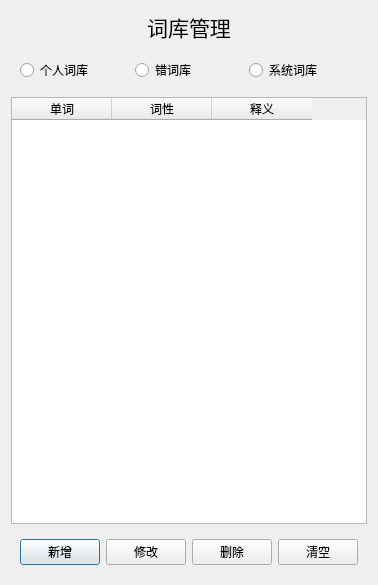
<?xml version="1.0" encoding="UTF-8"?>
<ui version="4.0">
 <class>viewLib</class>
 <widget class="QDialog" name="viewLib">
  <property name="geometry">
   <rect>
    <x>0</x>
    <y>0</y>
    <width>374</width>
    <height>585</height>
   </rect>
  </property>
  <property name="windowTitle">
   <string>词库</string>
  </property>
  <layout class="QVBoxLayout" name="verticalLayout">
   <item>
    <widget class="QLabel" name="label">
     <property name="font">
      <font>
       <pointsize>16</pointsize>
      </font>
     </property>
     <property name="text">
      <string>词库管理</string>
     </property>
     <property name="alignment">
      <set>Qt::AlignCenter</set>
     </property>
    </widget>
   </item>
   <item>
    <widget class="QWidget" name="widget_2" native="true">
     <layout class="QHBoxLayout" name="horizontalLayout_2">
      <item>
       <widget class="QRadioButton" name="personalL">
        <property name="text">
         <string>个人词库</string>
        </property>
       </widget>
      </item>
      <item>
       <widget class="QRadioButton" name="wrongL">
        <property name="text">
         <string>错词库</string>
        </property>
       </widget>
      </item>
      <item>
       <widget class="QRadioButton" name="defaultL">
        <property name="text">
         <string>系统词库</string>
        </property>
       </widget>
      </item>
     </layout>
    </widget>
   </item>
   <item>
    <widget class="QTableWidget" name="tableWidget">
     <column>
      <property name="text">
       <string>单词</string>
      </property>
     </column>
     <column>
      <property name="text">
       <string>词性</string>
      </property>
     </column>
     <column>
      <property name="text">
       <string>释义</string>
      </property>
     </column>
    </widget>
   </item>
   <item>
    <widget class="QWidget" name="widget" native="true">
     <layout class="QHBoxLayout" name="horizontalLayout">
      <item>
       <widget class="QPushButton" name="AddBtn">
        <property name="text">
         <string>新增</string>
        </property>
       </widget>
      </item>
      <item>
       <widget class="QPushButton" name="ModifyBtn">
        <property name="text">
         <string>修改</string>
        </property>
       </widget>
      </item>
      <item>
       <widget class="QPushButton" name="deleteBtn">
        <property name="text">
         <string>删除</string>
        </property>
       </widget>
      </item>
      <item>
       <widget class="QPushButton" name="clearBtn">
        <property name="text">
         <string>清空</string>
        </property>
       </widget>
      </item>
     </layout>
    </widget>
   </item>
  </layout>
 </widget>
 <resources/>
 <connections/>
</ui>
